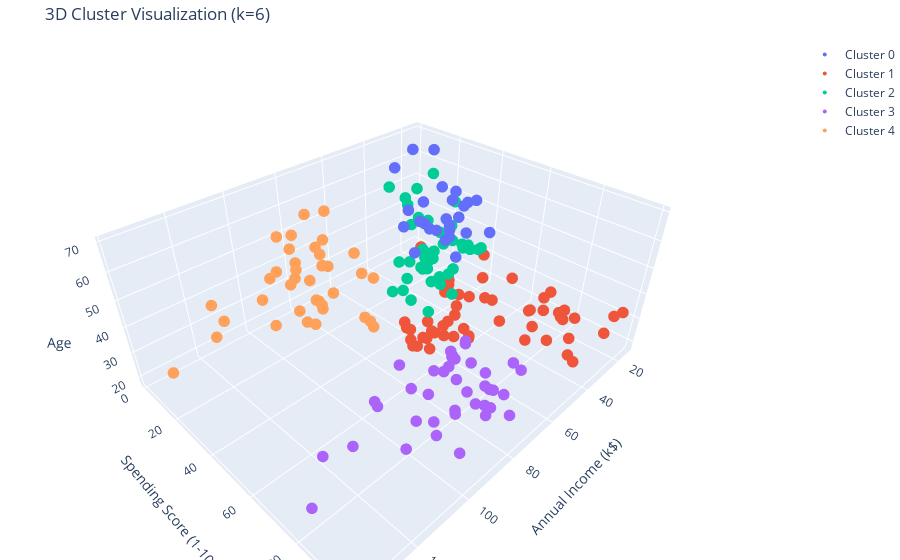

The notebook cell saved with this chart:
### Markdown cell above
Advanced visualization

### Code cell
customer_data['Cluster_Label'] = "Cluster " + customer_data['Cluster'].astype(str)

fig = go.Figure()

for cluster_num in range(OPTIMAL_K):
    # Get data for this cluster
    cluster_data = customer_data[customer_data['Cluster'] == cluster_num]
    
    fig.add_trace(go.Scatter3d(
        x=cluster_data['Annual Income (k$)'],
        y=cluster_data['Spending Score (1-100)'],
        z=cluster_data['Age'],
        mode='markers',
        marker=dict(size=4),
        name=f"Cluster {cluster_num}"
    ))

fig.update_layout(
    title=f"3D Cluster Visualization (k={OPTIMAL_K})",
    scene=dict(
        xaxis_title='Annual Income (k$)',
        yaxis_title='Spending Score (1-100)',
        zaxis_title='Age'
    ),
    margin=dict(l=0, r=0, b=0, t=40)
)

fig.show()

### Figure 1 — Plotly figure (JSON) as saved in the notebook; plotly's stock layout.template omitted (floating-point values rounded to 4 significant figures)
{"data": [{"marker": {"size": 4}, "mode": "markers", "name": "Cluster 0", "type": "scatter3d", "x": [19, 19, 30, 38, 43, 44, 46, 46, 47, 48, 48, 49, 50, 50, 54, 54, 54, 57, 59, 62, 63, 63, 63, 63, 63, 65], "y": [3, 14, 4, 35, 60, 46, 46, 56, 52, 51, 48, 55, 49, 56, 47, 51, 41, 58, 55, 59, 50, 46, 43, 48, 52, 43], "z": [64, 67, 60, 65, 59, 69, 53, 70, 67, 63, 68, 70, 60, 60, 59, 57, 67, 55, 68, 67, 66, 54, 68, 66, 65, 63]}, {"marker": {"size": 4}, "mode": "markers", "name": "Cluster 1", "type": "scatter3d", "x": [15, 15, 16, 16, 17, 17, 18, 19, 19, 20, 20, 21, 23, 24, 25, 28, 28, 29, 30, 33, 33, 34, 37, 38, 39, 39, 40, 40, 40, 42, 43, 46, 46, 48, 48, 48, 54, 54, 54, 57, 58, 59, 60, 60, 61, 62, 62, 62, 63, 64, 65, 65, 67], "y": [39, 81, 6, 77, 40, 76, 94, 72, 99, 77, 79, 66, 98, 73, 73, 82, 61, 87, 73, 92, 81, 73, 75, 92, 61, 65, 47, 42, 42, 60, 54, 51, 55, 59, 59, 47, 54, 52, 57, 55, 60, 41, 52, 50, 49, 41, 55, 42, 54, 46, 48, 50, 56], "z": [19, 21, 20, 23, 31, 22, 23, 30, 35, 24, 22, 20, 35, 25, 31, 29, 35, 23, 21, 18, 21, 30, 20, 24, 31, 24, 27, 29, 31, 33, 31, 27, 19, 18, 19, 32, 26, 23, 21, 22, 34, 18, 24, 27, 20, 23, 26, 21, 19, 19, 18, 19, 27]}, {"marker": {"size": 4}, "mode": "markers", "name": "Cluster 2", "type": "scatter3d", "x": [18, 20, 20, 21, 23, 24, 25, 28, 28, 29, 33, 33, 34, 37, 39, 39, 40, 42, 43, 43, 44, 47, 48, 49, 54, 54, 54, 54, 54, 54, 58, 60, 60, 60, 60, 61, 62, 62, 64, 65, 67, 67, 67, 69], "y": [6, 15, 13, 35, 29, 35, 5, 14, 32, 31, 4, 14, 17, 26, 36, 28, 55, 52, 45, 41, 50, 59, 50, 42, 53, 48, 42, 55, 44, 46, 46, 49, 40, 42, 47, 42, 48, 56, 42, 59, 43, 57, 40, 58], "z": [35, 58, 37, 35, 52, 35, 46, 54, 45, 40, 53, 49, 42, 36, 48, 49, 50, 49, 50, 47, 51, 54, 43, 47, 45, 40, 49, 38, 46, 48, 50, 48, 40, 32, 47, 48, 49, 49, 38, 49, 51, 50, 38, 40]}, {"marker": {"size": 4}, "mode": "markers", "name": "Cluster 3", "type": "scatter3d", "x": [69, 70, 71, 71, 71, 72, 73, 73, 74, 75, 76, 77, 77, 78, 78, 78, 78, 78, 78, 79, 81, 85, 86, 87, 87, 87, 88, 88, 93, 97, 98, 99, 101, 103, 103, 113, 120, 126, 137], "y": [91, 77, 95, 75, 75, 71, 88, 73, 72, 93, 87, 97, 74, 90, 88, 76, 89, 78, 73, 83, 93, 75, 95, 63, 75, 92, 86, 69, 90, 86, 88, 97, 68, 85, 69, 91, 79, 74, 83], "z": [39, 31, 40, 38, 39, 31, 29, 32, 35, 32, 32, 28, 32, 34, 39, 38, 27, 30, 30, 29, 31, 36, 33, 32, 28, 36, 30, 27, 35, 32, 29, 30, 28, 36, 32, 38, 35, 32, 30]}, {"marker": {"size": 4}, "mode": "markers", "name": "Cluster 4", "type": "scatter3d", "x": [70, 71, 71, 71, 72, 73, 73, 74, 75, 76, 77, 77, 78, 78, 78, 78, 78, 78, 79, 81, 85, 86, 87, 87, 87, 88, 88, 93, 97, 98, 99, 101, 103, 103, 113, 120, 126, 137], "y": [29, 35, 11, 9, 34, 5, 7, 10, 5, 40, 12, 36, 22, 17, 20, 16, 1, 1, 35, 5, 26, 20, 27, 13, 10, 13, 15, 14, 32, 15, 39, 24, 17, 23, 8, 16, 28, 18], "z": [23, 43, 59, 47, 25, 20, 44, 19, 57, 28, 25, 48, 34, 43, 44, 47, 37, 34, 56, 19, 50, 42, 36, 40, 36, 52, 58, 59, 37, 46, 41, 54, 41, 34, 33, 47, 45, 32]}, {"marker": {"size": 4}, "mode": "markers", "name": "Cluster 5", "type": "scatter3d", "x": [], "y": [], "z": []}], "layout": {"margin": {"b": 0, "l": 0, "r": 0, "t": 40}, "scene": {"xaxis": {"title": {"text": "Annual Income (k$)"}}, "yaxis": {"title": {"text": "Spending Score (1-100)"}}, "zaxis": {"title": {"text": "Age"}}}, "title": {"text": "3D Cluster Visualization (k=6)"}}}
